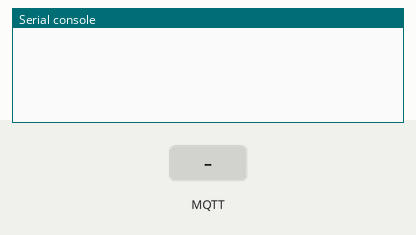
This program was run on a simulated MicroPython board. On the bench: the last lines printed to the serial console. Inputs (shaded band) come from the test bench. No MQTT or app messages arrive unless stated.

Above: at 1.3 s.
1.4 s: MQTT message "1" arrives on the first subscribed topic
At 2.6 s:
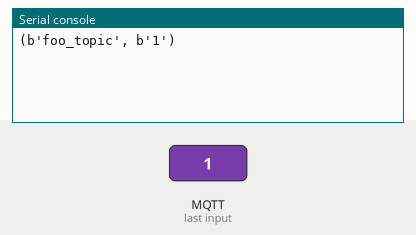
2.9 s: MQTT message "on" arrives on the first subscribed topic
At 3.9 s:
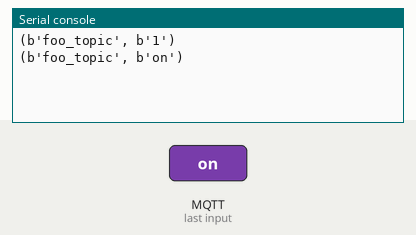
4.4 s: MQTT message "off" arrives on the first subscribed topic
At 5.1 s:
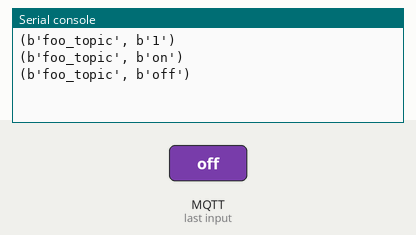

Measured:
- after the input at 1.4 s, the serial console: prints a new line at once (image 1)
- after the input at 2.9 s, the serial console: prints a new line at once (image 2)
- after the input at 4.4 s, the serial console: prints a new line at once (image 3)

The program:

example_sub.py
```python
import time
from umqtt.simple import MQTTClient

# Publish test messages e.g. with:
# mosquitto_pub -t foo_topic -m hello

# Received messages from subscriptions will be delivered to this callback
def sub_cb(topic, msg):
    print((topic, msg))

def main(server="192.168.31.244"):
    c = MQTTClient("umqtt_client", server)
    c.set_callback(sub_cb)
    c.connect()
    c.subscribe(b"foo_topic")
    while True:
        if True:
            # Blocking wait for message
            c.wait_msg()
        else:
            # Non-blocking wait for message
            c.check_msg()
            # Then need to sleep to avoid 100% CPU usage (in a real
            # app other useful actions would be performed instead)
            time.sleep(1)

    c.disconnect()

if __name__ == "__main__":
    main()
```
